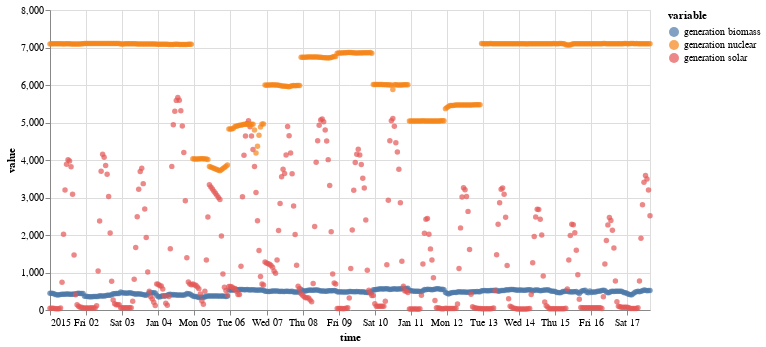

Notebook cell for this chart:
### Markdown cell above
with multivariate TimeSeries

### Code cell
on.Plot(ts_multi.head(400))\
    .add(on.marks.dots)\
    .properties(width=600)\
    .show()

### Figure 1 — Vega specification as saved in the notebook (floating-point values rounded to 4 significant figures; data arrays with more than 128 entries replaced by an {"elided": "..."} marker saying what was removed)
{"$schema": "https://vega.github.io/schema/vega/v5.json", "data": [{"name": "source_0", "values": {"elided": "1200 records"}, "transform": [{"type": "formula", "expr": "toDate(datum['time'])", "as": "time"}]}, {"name": "source_0_y_domain_value", "values": [{"min": 23.0, "max": 7108.0}]}, {"name": "source_0_color_domain_variable", "values": [{"variable": "generation biomass"}, {"variable": "generation solar"}, {"variable": "generation nuclear"}]}], "marks": [{"type": "symbol", "name": "layer_0_marks", "from": {"data": "source_0"}, "encode": {"update": {"fill": {"field": "variable", "scale": "color"}, "shape": {"value": "circle"}, "opacity": {"value": 0.7}, "x": {"field": "time", "scale": "x"}, "y": {"field": "value", "scale": "y"}}}, "style": ["circle"]}], "scales": [{"name": "x", "type": "time", "domain": {"data": "source_0", "field": "time"}, "range": [0, {"signal": "width"}]}, {"name": "y", "type": "linear", "domain": [{"signal": "(data(\"source_0_y_domain_value\")[0] || {}).min"}, {"signal": "(data(\"source_0_y_domain_value\")[0] || {}).max"}], "range": [{"signal": "height"}, 0], "zero": true, "nice": true}, {"name": "color", "type": "ordinal", "domain": {"data": "source_0_color_domain_variable", "field": "variable", "sort": true}, "range": "category"}], "axes": [{"scale": "x", "domain": false, "grid": true, "ticks": false, "aria": false, "orient": "bottom", "zindex": 0, "minExtent": 0, "tickCount": {"signal": "ceil(width/40)"}, "maxExtent": 0, "labels": false, "gridScale": "y"}, {"scale": "y", "ticks": false, "zindex": 0, "minExtent": 0, "domain": false, "orient": "left", "labels": false, "gridScale": "x", "grid": true, "tickCount": {"signal": "ceil(height/40)"}, "aria": false, "maxExtent": 0}, {"scale": "x", "labelOverlap": true, "orient": "bottom", "grid": false, "title": "time", "tickCount": {"signal": "ceil(width/40)"}, "zindex": 0, "labelFlush": true}, {"scale": "y", "labelOverlap": true, "zindex": 0, "orient": "left", "grid": false, "title": "value", "tickCount": {"signal": "ceil(height/40)"}}], "legends": [{"fill": "color", "symbolType": "circle", "title": "variable", "encode": {"symbols": {"update": {"opacity": {"value": 0.7}}}}}], "width": 600, "background": "white", "padding": 5, "height": 300, "style": "cell"}
